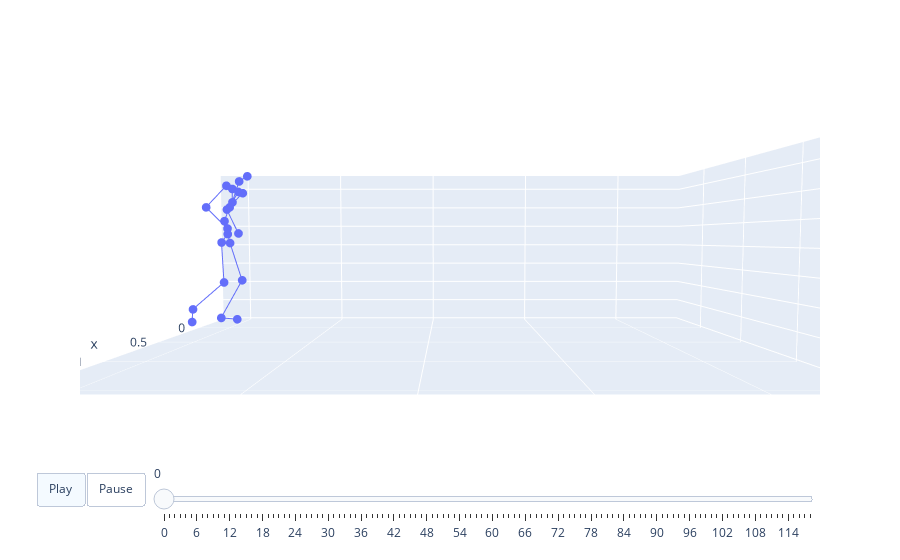

Notebook code cell kept with this figure:
### Markdown cell above
### Forward Kinematics

### Code cell
tgt_skel = Skeleton(torch.from_numpy(paramUtil.t2m_raw_offsets), paramUtil.t2m_kinematic_chain, 'cpu')
tgt_offsets = tgt_skel.get_offsets_joints(torch.from_numpy(joint[0]))
tgt_skel.set_offset(tgt_offsets)

# joint = recover_from_ric(torch.from_numpy(motion).float(), opt.joints_num).numpy()
joint2 = recover_from_rot(torch.from_numpy(motion).float(), opt.joints_num, tgt_skel).numpy()
animate3d(joint2, BONE_LINK=t2m_bone)

### Figure 1 — Plotly figure (JSON) as saved in the notebook; plotly's stock layout.template omitted (floating-point values rounded to 4 significant figures)
{"data": [{"marker": {"size": 3}, "mode": "lines+markers", "type": "scatter3d", "x": [0, -0.05531, null, -0.05531, -0.09534, null, -0.09534, -0.07009, null, -0.07009, -0.1603, null, 0, 0.06238, null, 0.06238, 0.1346, null, 0.1346, 0.08776, null, 0.08776, 0.1625, null, 0, -0.002728, null, -0.002728, 0.003304, null, 0.003304, -0.0007926, null, -0.0007926, -0.03131, null, -0.03131, -0.0246, null, -0.0007926, -0.08749, null, -0.08749, -0.2088, null, -0.2088, -0.2662, null, -0.2662, -0.3363, null, -0.0007926, 0.05981, null, 0.05981, 0.182, null, 0.182, 0.2923, null, 0.2923, 0.2589, null], "y": [0, -0.01214, null, -0.01214, 0.07895, null, 0.07895, -0.1251, null, -0.1251, -0.01719, null, 0, -0.02264, null, -0.02264, 0.03822, null, 0.03822, -0.2962, null, -0.2962, -0.2537, null, 0, -0.03088, null, -0.03088, 0.02577, null, 0.02577, 0.05202, null, 0.05202, 0.104, null, 0.104, 0.1888, null, 0.05202, 0.06206, null, 0.06206, 0.03707, null, 0.03707, -0.1656, null, -0.1656, -0.08965, null, 0.05202, 0.08931, null, 0.08931, 0.1075, null, 0.1075, -0.01105, null, -0.01105, 0.1566, null], "z": [0.9108, 0.8229, null, 0.8229, 0.4454, null, 0.4454, 0.0675, null, 0.0675, 0.03368, null, 0.9108, 0.8293, null, 0.8293, 0.451, null, 0.451, 0.1848, null, 0.1848, 0.07924, null, 0.9108, 1.038, null, 1.038, 1.172, null, 1.172, 1.222, null, 1.222, 1.43, null, 1.43, 1.479, null, 1.222, 1.334, null, 1.334, 1.336, null, 1.336, 1.172, null, 1.172, 0.9225, null, 1.222, 1.344, null, 1.344, 1.357, null, 1.357, 1.147, null, 1.147, 0.9583, null]}], "layout": {"scene": {"aspectmode": "manual", "aspectratio": {"x": 1.933, "y": 4.959, "z": 1.559}, "camera": {"eye": {"x": 3, "y": 0, "z": 0.1}}, "xaxis": {"range": [-0.3844, 1.549]}, "yaxis": {"range": [-0.2962, 4.663]}, "zaxis": {"range": [-0.01593, 1.543]}}, "sliders": [{"len": 0.9, "pad": {"b": 10, "t": 60}, "steps": [{"args": [["frame0"], {"frame": {"duration": 0}, "fromcurrent": true, "mode": "immediate", "transition": {"duration": 0, "easing": "linear"}}], "label": "0", "method": "animate"}, {"args": [["frame1"], {"frame": {"duration": 0}, "fromcurrent": true, "mode": "immediate", "transition": {"duration": 0, "easing": "linear"}}], "label": "1", "method": "animate"}, {"args": [["frame2"], {"frame": {"duration": 0}, "fromcurrent": true, "mode": "immediate", "transition": {"duration": 0, "easing": "linear"}}], "label": "2", "method": "animate"}, {"args": [["frame3"], {"frame": {"duration": 0}, "fromcurrent": true, "mode": "immediate", "transition": {"duration": 0, "easing": "linear"}}], "label": "3", "method": "animate"}, {"args": [["frame4"], {"frame": {"duration": 0}, "fromcurrent": true, "mode": "immediate", "transition": {"duration": 0, "easing": "linear"}}], "label": "4", "method": "animate"}, {"args": [["frame5"], {"frame": {"duration": 0}, "fromcurrent": true, "mode": "immediate", "transition": {"duration": 0, "easing": "linear"}}], "label": "5", "method": "animate"}, {"args": [["frame6"], {"frame": {"duration": 0}, "fromcurrent": true, "mode": "immediate", "transition": {"duration": 0, "easing": "linear"}}], "label": "6", "method": "animate"}, {"args": [["frame7"], {"frame": {"duration": 0}, "fromcurrent": true, "mode": "immediate", "transition": {"duration": 0, "easing": "linear"}}], "label": "7", "method": "animate"}, {"args": [["frame8"], {"frame": {"duration": 0}, "fromcurrent": true, "mode": "immediate", "transition": {"duration": 0, "easing": "linear"}}], "label": "8", "method": "animate"}, {"args": [["frame9"], {"frame": {"duration": 0}, "fromcurrent": true, "mode": "immediate", "transition": {"duration": 0, "easing": "linear"}}], "label": "9", "method": "animate"}, {"args": [["frame10"], {"frame": {"duration": 0}, "fromcurrent": true, "mode": "immediate", "transition": {"duration": 0, "easing": "linear"}}], "label": "10", "method": "animate"}, {"args": [["frame11"], {"frame": {"duration": 0}, "fromcurrent": true, "mode": "immediate", "transition": {"duration": 0, "easing": "linear"}}], "label": "11", "method": "animate"}, {"args": [["frame12"], {"frame": {"duration": 0}, "fromcurrent": true, "mode": "immediate", "transition": {"duration": 0, "easing": "linear"}}], "label": "12", "method": "animate"}, {"args": [["frame13"], {"frame": {"duration": 0}, "fromcurrent": true, "mode": "immediate", "transition": {"duration": 0, "easing": "linear"}}], "label": "13", "method": "animate"}, {"args": [["frame14"], {"frame": {"duration": 0}, "fromcurrent": true, "mode": "immediate", "transition": {"duration": 0, "easing": "linear"}}], "label": "14", "method": "animate"}, {"args": [["frame15"], {"frame": {"duration": 0}, "fromcurrent": true, "mode": "immediate", "transition": {"duration": 0, "easing": "linear"}}], "label": "15", "method": "animate"}, {"args": [["frame16"], {"frame": {"duration": 0}, "fromcurrent": true, "mode": "immediate", "transition": {"duration": 0, "easing": "linear"}}], "label": "16", "method": "animate"}, {"args": [["frame17"], {"frame": {"duration": 0}, "fromcurrent": true, "mode": "immediate", "transition": {"duration": 0, "easing": "linear"}}], "label": "17", "method": "animate"}, {"args": [["frame18"], {"frame": {"duration": 0}, "fromcurrent": true, "mode": "immediate", "transition": {"duration": 0, "easing": "linear"}}], "label": "18", "method": "animate"}, {"args": [["frame19"], {"frame": {"duration": 0}, "fromcurrent": true, "mode": "immediate", "transition": {"duration": 0, "easing": "linear"}}], "label": "19", "method": "animate"}, {"args": [["frame20"], {"frame": {"duration": 0}, "fromcurrent": true, "mode": "immediate", "transition": {"duration": 0, "easing": "linear"}}], "label": "20", "method": "animate"}, {"args": [["frame21"], {"frame": {"duration": 0}, "fromcurrent": true, "mode": "immediate", "transition": {"duration": 0, "easing": "linear"}}], "label": "21", "method": "animate"}, {"args": [["frame22"], {"frame": {"duration": 0}, "fromcurrent": true, "mode": "immediate", "transition": {"duration": 0, "easing": "linear"}}], "label": "22", "method": "animate"}, {"args": [["frame23"], {"frame": {"duration": 0}, "fromcurrent": true, "mode": "immediate", "transition": {"duration": 0, "easing": "linear"}}], "label": "23", "method": "animate"}, {"args": [["frame24"], {"frame": {"duration": 0}, "fromcurrent": true, "mode": "immediate", "transition": {"duration": 0, "easing": "linear"}}], "label": "24", "method": "animate"}, {"args": [["frame25"], {"frame": {"duration": 0}, "fromcurrent": true, "mode": "immediate", "transition": {"duration": 0, "easing": "linear"}}], "label": "25", "method": "animate"}, {"args": [["frame26"], {"frame": {"duration": 0}, "fromcurrent": true, "mode": "immediate", "transition": {"duration": 0, "easing": "linear"}}], "label": "26", "method": "animate"}, {"args": [["frame27"], {"frame": {"duration": 0}, "fromcurrent": true, "mode": "immediate", "transition": {"duration": 0, "easing": "linear"}}], "label": "27", "method": "animate"}, {"args": [["frame28"], {"frame": {"duration": 0}, "fromcurrent": true, "mode": "immediate", "transition": {"duration": 0, "easing": "linear"}}], "label": "28", "method": "animate"}, {"args": [["frame29"], {"frame": {"duration": 0}, "fromcurrent": true, "mode": "immediate", "transition": {"duration": 0, "easing": "linear"}}], "label": "29", "method": "animate"}, {"args": [["frame30"], {"frame": {"duration": 0}, "fromcurrent": true, "mode": "immediate", "transition": {"duration": 0, "easing": "linear"}}], "label": "30", "method": "animate"}, {"args": [["frame31"], {"frame": {"duration": 0}, "fromcurrent": true, "mode": "immediate", "transition": {"duration": 0, "easing": "linear"}}], "label": "31", "method": "animate"}, {"args": [["frame32"], {"frame": {"duration": 0}, "fromcurrent": true, "mode": "immediate", "transition": {"duration": 0, "easing": "linear"}}], "label": "32", "method": "animate"}, {"args": [["frame33"], {"frame": {"duration": 0}, "fromcurrent": true, "mode": "immediate", "transition": {"duration": 0, "easing": "linear"}}], "label": "33", "method": "animate"}, {"args": [["frame34"], {"frame": {"duration": 0}, "fromcurrent": true, "mode": "immediate", "transition": {"duration": 0, "easing": "linear"}}], "label": "34", "method": "animate"}, {"args": [["frame35"], {"frame": {"duration": 0}, "fromcurrent": true, "mode": "immediate", "transition": {"duration": 0, "easing": "linear"}}], "label": "35", "method": "animate"}, {"args": [["frame36"], {"frame": {"duration": 0}, "fromcurrent": true, "mode": "immediate", "transition": {"duration": 0, "easing": "linear"}}], "label": "36", "method": "animate"}, {"args": [["frame37"], {"frame": {"duration": 0}, "fromcurrent": true, "mode": "immediate", "transition": {"duration": 0, "easing": "linear"}}], "label": "37", "method": "animate"}, {"args": [["frame38"], {"frame": {"duration": 0}, "fromcurrent": true, "mode": "immediate", "transition": {"duration": 0, "easing": "linear"}}], "label": "38", "method": "animate"}, {"args": [["frame39"], {"frame": {"duration": 0}, "fromcurrent": true, "mode": "immediate", "transition": {"duration": 0, "easing": "linear"}}], "label": "39", "method": "animate"}, {"args": [["frame40"], {"frame": {"duration": 0}, "fromcurrent": true, "mode": "immediate", "transition": {"duration": 0, "easing": "linear"}}], "label": "40", "method": "animate"}, {"args": [["frame41"], {"frame": {"duration": 0}, "fromcurrent": true, "mode": "immediate", "transition": {"duration": 0, "easing": "linear"}}], "label": "41", "method": "animate"}, {"args": [["frame42"], {"frame": {"duration": 0}, "fromcurrent": true, "mode": "immediate", "transition": {"duration": 0, "easing": "linear"}}], "label": "42", "method": "animate"}, {"args": [["frame43"], {"frame": {"duration": 0}, "fromcurrent": true, "mode": "immediate", "transition": {"duration": 0, "easing": "linear"}}], "label": "43", "method": "animate"}, {"args": [["frame44"], {"frame": {"duration": 0}, "fromcurrent": true, "mode": "immediate", "transition": {"duration": 0, "easing": "linear"}}], "label": "44", "method": "animate"}, {"args": [["frame45"], {"frame": {"duration": 0}, "fromcurrent": true, "mode": "immediate", "transition": {"duration": 0, "easing": "linear"}}], "label": "45", "method": "animate"}, {"args": [["frame46"], {"frame": {"duration": 0}, "fromcurrent": true, "mode": "immediate", "transition": {"duration": 0, "easing": "linear"}}], "label": "46", "method": "animate"}, {"args": [["frame47"], {"frame": {"duration": 0}, "fromcurrent": true, "mode": "immediate", "transition": {"duration": 0, "easing": "linear"}}], "label": "47", "method": "animate"}, {"args": [["frame48"], {"frame": {"duration": 0}, "fromcurrent": true, "mode": "immediate", "transition": {"duration": 0, "easing": "linear"}}], "label": "48", "method": "animate"}, {"args": [["frame49"], {"frame": {"duration": 0}, "fromcurrent": true, "mode": "immediate", "transition": {"duration": 0, "easing": "linear"}}], "label": "49", "method": "animate"}, {"args": [["frame50"], {"frame": {"duration": 0}, "fromcurrent": true, "mode": "immediate", "transition": {"duration": 0, "easing": "linear"}}], "label": "50", "method": "animate"}, {"args": [["frame51"], {"frame": {"duration": 0}, "fromcurrent": true, "mode": "immediate", "transition": {"duration": 0, "easing": "linear"}}], "label": "51", "method": "animate"}, {"args": [["frame52"], {"frame": {"duration": 0}, "fromcurrent": true, "mode": "immediate", "transition": {"duration": 0, "easing": "linear"}}], "label": "52", "method": "animate"}, {"args": [["frame53"], {"frame": {"duration": 0}, "fromcurrent": true, "mode": "immediate", "transition": {"duration": 0, "easing": "linear"}}], "label": "53", "method": "animate"}, {"args": [["frame54"], {"frame": {"duration": 0}, "fromcurrent": true, "mode": "immediate", "transition": {"duration": 0, "easing": "linear"}}], "label": "54", "method": "animate"}, {"args": [["frame55"], {"frame": {"duration": 0}, "fromcurrent": true, "mode": "immediate", "transition": {"duration": 0, "easing": "linear"}}], "label": "55", "method": "animate"}, {"args": [["frame56"], {"frame": {"duration": 0}, "fromcurrent": true, "mode": "immediate", "transition": {"duration": 0, "easing": "linear"}}], "label": "56", "method": "animate"}, {"args": [["frame57"], {"frame": {"duration": 0}, "fromcurrent": true, "mode": "immediate", "transition": {"duration": 0, "easing": "linear"}}], "label": "57", "method": "animate"}, {"args": [["frame58"], {"frame": {"duration": 0}, "fromcurrent": true, "mode": "immediate", "transition": {"duration": 0, "easing": "linear"}}], "label": "58", "method": "animate"}, {"args": [["frame59"], {"frame": {"duration": 0}, "fromcurrent": true, "mode": "immediate", "transition": {"duration": 0, "easing": "linear"}}], "label": "59", "method": "animate"}, {"args": [["frame60"], {"frame": {"duration": 0}, "fromcurrent": true, "mode": "immediate", "transition": {"duration": 0, "easing": "linear"}}], "label": "60", "method": "animate"}, {"args": [["frame61"], {"frame": {"duration": 0}, "fromcurrent": true, "mode": "immediate", "transition": {"duration": 0, "easing": "linear"}}], "label": "61", "method": "animate"}, {"args": [["frame62"], {"frame": {"duration": 0}, "fromcurrent": true, "mode": "immediate", "transition": {"duration": 0, "easing": "linear"}}], "label": "62", "method": "animate"}, {"args": [["frame63"], {"frame": {"duration": 0}, "fromcurrent": true, "mode": "immediate", "transition": {"duration": 0, "easing": "linear"}}], "label": "63", "method": "animate"}, {"args": [["frame64"], {"frame": {"duration": 0}, "fromcurrent": true, "mode": "immediate", "transition": {"duration": 0, "easing": "linear"}}], "label": "64", "method": "animate"}, {"args": [["frame65"], {"frame": {"duration": 0}, "fromcurrent": true, "mode": "immediate", "transition": {"duration": 0, "easing": "linear"}}], "label": "65", "method": "animate"}, {"args": [["frame66"], {"frame": {"duration": 0}, "fromcurrent": true, "mode": "immediate", "transition": {"duration": 0, "easing": "linear"}}], "label": "66", "method": "animate"}, {"args": [["frame67"], {"frame": {"duration": 0}, "fromcurrent": true, "mode": "immediate", "transition": {"duration": 0, "easing": "linear"}}], "label": "67", "method": "animate"}, {"args": [["frame68"], {"frame": {"duration": 0}, "fromcurrent": true, "mode": "immediate", "transition": {"duration": 0, "easing": "linear"}}], "label": "68", "method": "animate"}, {"args": [["frame69"], {"frame": {"duration": 0}, "fromcurrent": true, "mode": "immediate", "transition": {"duration": 0, "easing": "linear"}}], "label": "69", "method": "animate"}, {"args": [["frame70"], {"frame": {"duration": 0}, "fromcurrent": true, "mode": "immediate", "transition": {"duration": 0, "easing": "linear"}}], "label": "70", "method": "animate"}, {"args": [["frame71"], {"frame": {"duration": 0}, "fromcurrent": true, "mode": "immediate", "transition": {"duration": 0, "easing": "linear"}}], "label": "71", "method": "animate"}, {"args": [["frame72"], {"frame": {"duration": 0}, "fromcurrent": true, "mode": "immediate", "transition": {"duration": 0, "easing": "linear"}}], "label": "72", "method": "animate"}, {"args": [["frame73"], {"frame": {"duration": 0}, "fromcurrent": true, "mode": "immediate", "transition": {"duration": 0, "easing": "linear"}}], "label": "73", "method": "animate"}, {"args": [["frame74"], {"frame": {"duration": 0}, "fromcurrent": true, "mode": "immediate", "transition": {"duration": 0, "easing": "linear"}}], "label": "74", "method": "animate"}, {"args": [["frame75"], {"frame": {"duration": 0}, "fromcurrent": true, "mode": "immediate", "transition": {"duration": 0, "easing": "linear"}}], "label": "75", "method": "animate"}, {"args": [["frame76"], {"frame": {"duration": 0}, "fromcurrent": true, "mode": "immediate", "transition": {"duration": 0, "easing": "linear"}}], "label": "76", "method": "animate"}, {"args": [["frame77"], {"frame": {"duration": 0}, "fromcurrent": true, "mode": "immediate", "transition": {"duration": 0, "easing": "linear"}}], "label": "77", "method": "animate"}, {"args": [["frame78"], {"frame": {"duration": 0}, "fromcurrent": true, "mode": "immediate", "transition": {"duration": 0, "easing": "linear"}}], "label": "78", "method": "animate"}, {"args": [["frame79"], {"frame": {"duration": 0}, "fromcurrent": true, "mode": "immediate", "transition": {"duration": 0, "easing": "linear"}}], "label": "79", "method": "animate"}, {"args": [["frame80"], {"frame": {"duration": 0}, "fromcurrent": true, "mode": "immediate", "transition": {"duration": 0, "easing": "linear"}}], "label": "80", "method": "animate"}, {"args": [["frame81"], {"frame": {"duration": 0}, "fromcurrent": true, "mode": "immediate", "transition": {"duration": 0, "easing": "linear"}}], "label": "81", "method": "animate"}, {"args": [["frame82"], {"frame": {"duration": 0}, "fromcurrent": true, "mode": "immediate", "transition": {"duration": 0, "easing": "linear"}}], "label": "82", "method": "animate"}, {"args": [["frame83"], {"frame": {"duration": 0}, "fromcurrent": true, "mode": "immediate", "transition": {"duration": 0, "easing": "linear"}}], "label": "83", "method": "animate"}, {"args": [["frame84"], {"frame": {"duration": 0}, "fromcurrent": true, "mode": "immediate", "transition": {"duration": 0, "easing": "linear"}}], "label": "84", "method": "animate"}, {"args": [["frame85"], {"frame": {"duration": 0}, "fromcurrent": true, "mode": "immediate", "transition": {"duration": 0, "easing": "linear"}}], "label": "85", "method": "animate"}, {"args": [["frame86"], {"frame": {"duration": 0}, "fromcurrent": true, "mode": "immediate", "transition": {"duration": 0, "easing": "linear"}}], "label": "86", "method": "animate"}, {"args": [["frame87"], {"frame": {"duration": 0}, "fromcurrent": true, "mode": "immediate", "transition": {"duration": 0, "easing": "linear"}}], "label": "87", "method": "animate"}, {"args": [["frame88"], {"frame": {"duration": 0}, "fromcurrent": true, "mode": "immediate", "transition": {"duration": 0, "easing": "linear"}}], "label": "88", "method": "animate"}, {"args": [["frame89"], {"frame": {"duration": 0}, "fromcurrent": true, "mode": "immediate", "transition": {"duration": 0, "easing": "linear"}}], "label": "89", "method": "animate"}, {"args": [["frame90"], {"frame": {"duration": 0}, "fromcurrent": true, "mode": "immediate", "transition": {"duration": 0, "easing": "linear"}}], "label": "90", "method": "animate"}, {"args": [["frame91"], {"frame": {"duration": 0}, "fromcurrent": true, "mode": "immediate", "transition": {"duration": 0, "easing": "linear"}}], "label": "91", "method": "animate"}, {"args": [["frame92"], {"frame": {"duration": 0}, "fromcurrent": true, "mode": "immediate", "transition": {"duration": 0, "easing": "linear"}}], "label": "92", "method": "animate"}, {"args": [["frame93"], {"frame": {"duration": 0}, "fromcurrent": true, "mode": "immediate", "transition": {"duration": 0, "easing": "linear"}}], "label": "93", "method": "animate"}, {"args": [["frame94"], {"frame": {"duration": 0}, "fromcurrent": true, "mode": "immediate", "transition": {"duration": 0, "easing": "linear"}}], "label": "94", "method": "animate"}, {"args": [["frame95"], {"frame": {"duration": 0}, "fromcurrent": true, "mode": "immediate", "transition": {"duration": 0, "easing": "linear"}}], "label": "95", "method": "animate"}, {"args": [["frame96"], {"frame": {"duration": 0}, "fromcurrent": true, "mode": "immediate", "transition": {"duration": 0, "easing": "linear"}}], "label": "96", "method": "animate"}, {"args": [["frame97"], {"frame": {"duration": 0}, "fromcurrent": true, "mode": "immediate", "transition": {"duration": 0, "easing": "linear"}}], "label": "97", "method": "animate"}, {"args": [["frame98"], {"frame": {"duration": 0}, "fromcurrent": true, "mode": "immediate", "transition": {"duration": 0, "easing": "linear"}}], "label": "98", "method": "animate"}, {"args": [["frame99"], {"frame": {"duration": 0}, "fromcurrent": true, "mode": "immediate", "transition": {"duration": 0, "easing": "linear"}}], "label": "99", "method": "animate"}, {"args": [["frame100"], {"frame": {"duration": 0}, "fromcurrent": true, "mode": "immediate", "transition": {"duration": 0, "easing": "linear"}}], "label": "100", "method": "animate"}, {"args": [["frame101"], {"frame": {"duration": 0}, "fromcurrent": true, "mode": "immediate", "transition": {"duration": 0, "easing": "linear"}}], "label": "101", "method": "animate"}, {"args": [["frame102"], {"frame": {"duration": 0}, "fromcurrent": true, "mode": "immediate", "transition": {"duration": 0, "easing": "linear"}}], "label": "102", "method": "animate"}, {"args": [["frame103"], {"frame": {"duration": 0}, "fromcurrent": true, "mode": "immediate", "transition": {"duration": 0, "easing": "linear"}}], "label": "103", "method": "animate"}, {"args": [["frame104"], {"frame": {"duration": 0}, "fromcurrent": true, "mode": "immediate", "transition": {"duration": 0, "easing": "linear"}}], "label": "104", "method": "animate"}, {"args": [["frame105"], {"frame": {"duration": 0}, "fromcurrent": true, "mode": "immediate", "transition": {"duration": 0, "easing": "linear"}}], "label": "105", "method": "animate"}, {"args": [["frame106"], {"frame": {"duration": 0}, "fromcurrent": true, "mode": "immediate", "transition": {"duration": 0, "easing": "linear"}}], "label": "106", "method": "animate"}, {"args": [["frame107"], {"frame": {"duration": 0}, "fromcurrent": true, "mode": "immediate", "transition": {"duration": 0, "easing": "linear"}}], "label": "107", "method": "animate"}, {"args": [["frame108"], {"frame": {"duration": 0}, "fromcurrent": true, "mode": "immediate", "transition": {"duration": 0, "easing": "linear"}}], "label": "108", "method": "animate"}, {"args": [["frame109"], {"frame": {"duration": 0}, "fromcurrent": true, "mode": "immediate", "transition": {"duration": 0, "easing": "linear"}}], "label": "109", "method": "animate"}, {"args": [["frame110"], {"frame": {"duration": 0}, "fromcurrent": true, "mode": "immediate", "transition": {"duration": 0, "easing": "linear"}}], "label": "110", "method": "animate"}, {"args": [["frame111"], {"frame": {"duration": 0}, "fromcurrent": true, "mode": "immediate", "transition": {"duration": 0, "easing": "linear"}}], "label": "111", "method": "animate"}, {"args": [["frame112"], {"frame": {"duration": 0}, "fromcurrent": true, "mode": "immediate", "transition": {"duration": 0, "easing": "linear"}}], "label": "112", "method": "animate"}, {"args": [["frame113"], {"frame": {"duration": 0}, "fromcurrent": true, "mode": "immediate", "transition": {"duration": 0, "easing": "linear"}}], "label": "113", "method": "animate"}, {"args": [["frame114"], {"frame": {"duration": 0}, "fromcurrent": true, "mode": "immediate", "transition": {"duration": 0, "easing": "linear"}}], "label": "114", "method": "animate"}, {"args": [["frame115"], {"frame": {"duration": 0}, "fromcurrent": true, "mode": "immediate", "transition": {"duration": 0, "easing": "linear"}}], "label": "115", "method": "animate"}, {"args": [["frame116"], {"frame": {"duration": 0}, "fromcurrent": true, "mode": "immediate", "transition": {"duration": 0, "easing": "linear"}}], "label": "116", "method": "animate"}, {"args": [["frame117"], {"frame": {"duration": 0}, "fromcurrent": true, "mode": "immediate", "transition": {"duration": 0, "easing": "linear"}}], "label": "117", "method": "animate"}, {"args": [["frame118"], {"frame": {"duration": 0}, "fromcurrent": true, "mode": "immediate", "transition": {"duration": 0, "easing": "linear"}}], "label": "118", "method": "animate"}], "x": 0.1, "y": 0}], "updatemenus": [{"buttons": [{"args": [null, {"frame": {"duration": 40}, "fromcurrent": true, "mode": "immediate", "transition": {"duration": 40, "easing": "linear"}}], "label": "Play", "method": "animate"}, {"args": [[null], {"frame": {"duration": 0}, "fromcurrent": true, "mode": "immediate", "transition": {"duration": 0, "easing": "linear"}}], "label": "Pause", "method": "animate"}], "direction": "left", "pad": {"r": 10, "t": 70}, "type": "buttons", "x": 0.1, "y": 0}]}}
